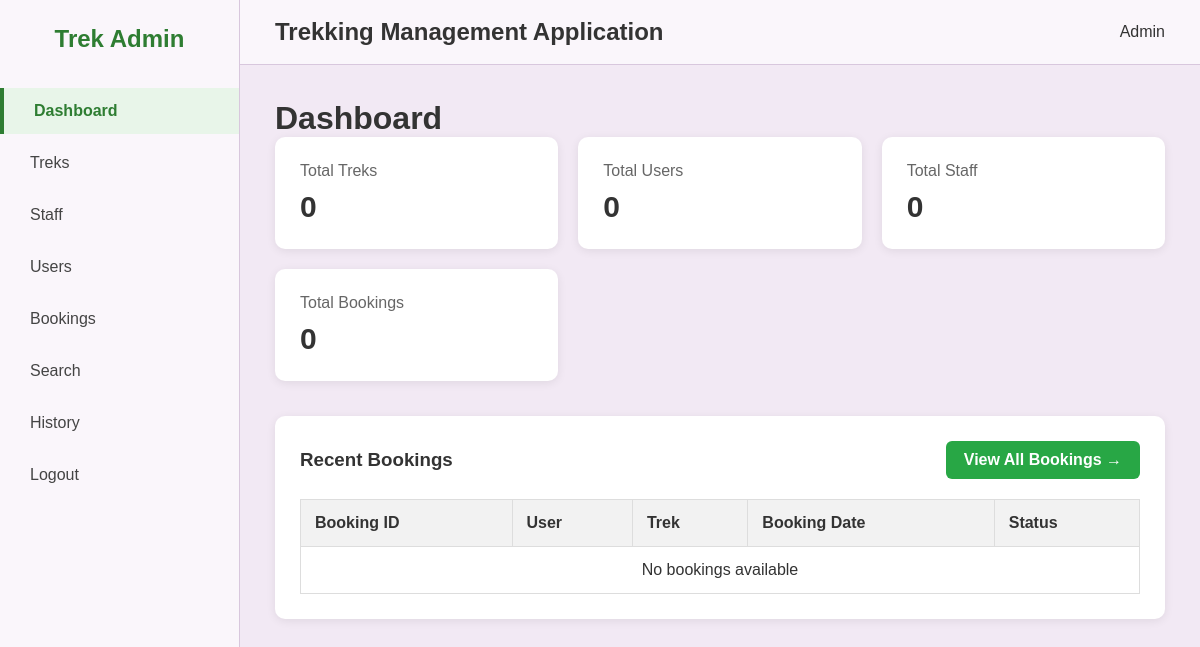
The app's page /admin/dashboard (signed in), older data.
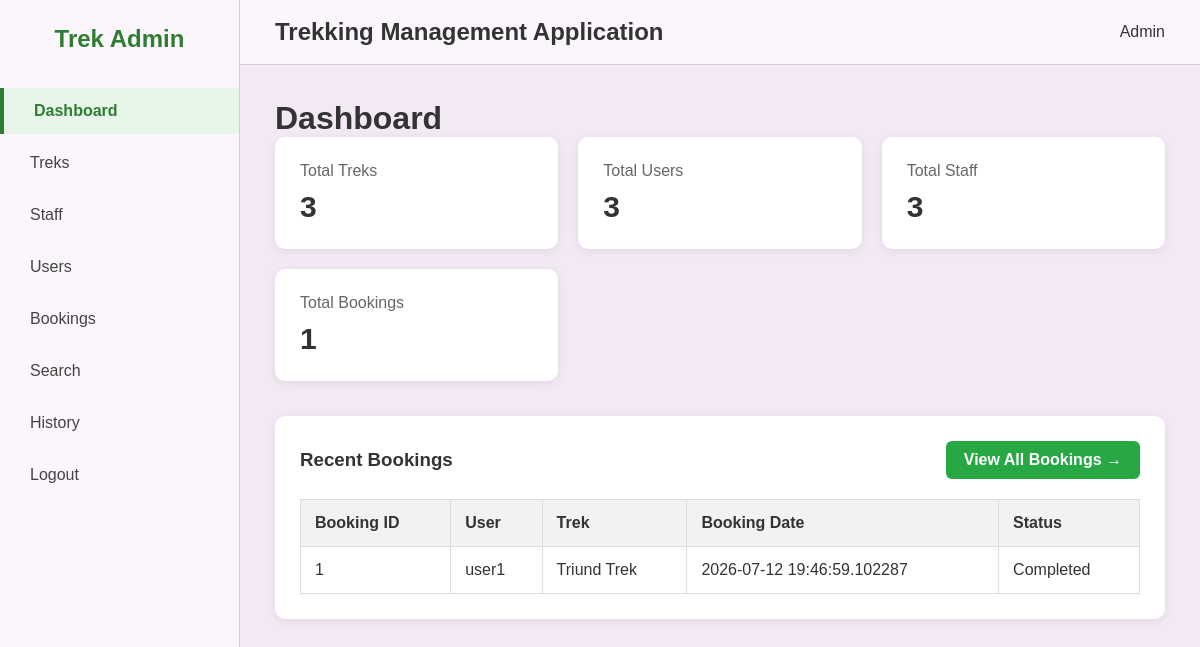
The same page, newer data.
### models/models.py (models this page shows)
class Booking(db.Model):
    __tablename__ ='bookings'
    __table_args__ = (
        db.UniqueConstraint('user_id', 'trek_id', name='uq_user_trek'),)  #prevent duplicate bookings
    id= db.Column(db.Integer,primary_key=True)
    user_id=db.Column(db.Integer,db.ForeignKey('users.id'),nullable=False)
    trek_id=db.Column(db.Integer,db.ForeignKey('treks.id'),nullable=False)
    booking_date=db.Column(db.DateTime,default=datetime.utcnow)
    status=db.Column(db.String(20),default='Booked')                #Booked/Cancelled/Completed
    participants=db.Column(db.Integer,default=1)
    total_amount=db.Column(db.Float,default=0.0)
    payment_status = db.Column(db.String(20), default='pending')   #pending /paid/Refunded

class User(db.Model):
    __tablename__='users'
    id=db.Column(db.Integer,primary_key=True)
    name=db.Column(db.String(100),nullable=False)
    email=db.Column(db.String(100),nullable=False,unique=True)
    password=db.Column(db.String(100),nullable=False)
    phone=db.Column(db.String(20),nullable=False)
    role=db.Column(db.String(30),nullable=False,default='user')                #admin/staff/user
    status=db.Column(db.String(20),nullable=False,default='active')    #active/blacklisted
    created_at=db.Column(db.DateTime,default=datetime.utcnow)
    bookings=db.relationship('Booking',backref='user',lazy=True)

class Trek(db.Model):
    __tablename__='treks'
    id=db.Column(db.Integer,primary_key=True)
    name=db.Column(db.String(100),nullable=False)
    location=db.Column(db.String(150),nullable=False)
    difficulty=db.Column(db.String(20),nullable=False)         #easy/moderate/hard
    duration_days=db.Column(db.Integer,nullable=False)
    total_slots=db.Column(db.Integer,nullable=False)
    available_slots=db.Column(db.Integer,nullable=False)
    assigned_staff_id=db.Column(db.Integer,db.ForeignKey('users.id'), nullable=True)
    status=db.Column(db.String(20),default='pending')              #pending/approved/Open/Closed/Completed
    start_date=db.Column(db.Date,nullable=False)
    end_date=db.Column(db.Date,nullable=False)
    description=db.Column(db.Text,default='')
    price=db.Column(db.Float,default=0.0)
    created_at=db.Column(db.DateTime,default=datetime.utcnow)
    assigned_staff=db.relationship('User',foreign_keys=[assigned_staff_id],backref='assigned_treks')
    bookings=db.relationship('Booking',backref='trek',lazy=True)

### controllers/admin_controller.py (the view)
    @app.route('/admin/dashboard')
    @login_required
    @role_required('admin')
    def admin_dashboard():
        total_treks=Trek.query.count()
        total_users=User.query.filter_by(role='user').count()
        total_staff=User.query.filter_by(role='staff').count()
        total_bookings=Booking.query.count()
        recent_bookings=Booking.query.order_by(Booking.booking_date.desc()).limit(5).all()
        return render_template('admin/dashboard.html',
                               total_treks=total_treks,
                               total_users=total_users,
                               total_staff=total_staff,
                               total_bookings=total_bookings,
                               recent_bookings=recent_bookings
                               )

### templates/admin/dashboard.html
{% extends "base.html" %}
{% block content %}
<div class="dashboard-container">
    <aside class="sidebar">
        <h2 class="logo">Trek Admin</h2>
        <ul>
            <li class="active">
                <a href="{{ url_for('admin_dashboard') }}">Dashboard</a>
            </li>
            <li>
                <a href="{{ url_for('admin_view_treks') }}">Treks</a>
            </li>
            <li>
                <a href="{{ url_for('view_staff') }}">Staff</a>
            </li>
            <li>
                <a href="{{ url_for('view_users') }}">Users</a>
            </li>
            <li>
                <a href="{{ url_for('view_bookings') }}">Bookings</a>
            </li>
            <li>
                <a href="{{ url_for('search') }}">Search</a>
            </li>
            <li>
                <a href="{{ url_for('trekking_history') }}">History</a>
            </li>
            <li>
                <a href="{{ url_for('logout') }}">Logout</a>
            </li>
        </ul>
    </aside>
    <div class="main-content">
        <header class="topbar">
            <h2>Trekking Management Application</h2>
            <div class="admin-info">
                 Admin
            </div>
        </header>
        <div class="content">
            <h1>Dashboard</h1>
            <div class="cards">
                <div class="card">
                    <div>
                        <p>Total Treks</p>
                        <h2>{{ total_treks }}</h2>
                    </div>
                </div>
                <div class="card">
                    <div>
                        <p>Total Users</p>
                        <h2>{{ total_users }}</h2>
                    </div>
                </div>
                <div class="card">
                    <div>
                        <p>Total Staff</p>
                        <h2>{{ total_staff }}</h2>
                    </div>
                </div>
                <div class="card">
                    <div>
                        <p>Total Bookings</p>
                        <h2>{{ total_bookings }}</h2>
                    </div>
                </div>
            </div>
            <div class="table-box">
                <div class="table-header">
                    <h3>Recent Bookings</h3>
                    <a href="{{ url_for('view_bookings') }}"class="view-all-btn">
                        View All Bookings →
                    </a>
                </div>
                <table>
                    <thead>
                        <tr>
                            <th>Booking ID</th>
                            <th>User</th>
                            <th>Trek</th>
                            <th>Booking Date</th>
                            <th>Status</th>
                        </tr>
                    </thead>
                    <tbody>
                    {% if recent_bookings %}
                        {% for booking in recent_bookings %}
                        <tr>
                            <td>{{ booking.id }}</td>
                            <td>{{ booking.user.name }}</td>
                            <td>{{ booking.trek.name }}</td>
                            <td>{{ booking.booking_date }}</td>
                            <td>{{ booking.status }}</td>
                        </tr>
                        {% endfor %}
                    {% else %}
                        <tr>
                            <td colspan="5" style="text-align:center;">
                                No bookings available
                            </td>
                        </tr>
                    {% endif %}
                    </tbody>
                </table>
            </div>
        </div>
    </div>
</div>
{% endblock %}

Row changes from the older to the newer data that the page shows:
added Booking: id "1", user.name "user1", trek.name "Triund Trek", booking_date "2026-07-12 19:46:59.102287", status "Completed"
Text that changed along with them:
{{ total_treks }}: "0" → "3"
{{ total_users }}: "0" → "3"
{{ total_staff }}: "0" → "3"
{{ total_bookings }}: "0" → "1"
text no longer shown: "No bookings available"
